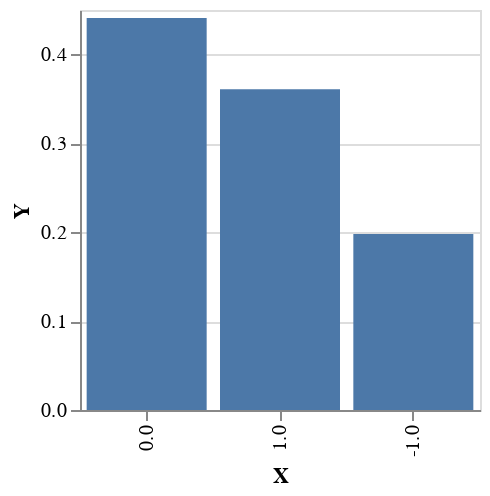

Here is the notebook cell this chart was saved with:
### Code cell
plotVega (first (pack . show) <$> inferredDistribution)

### Figure 1 — Vega-Lite specification as saved in the notebook (floating-point values rounded to 4 significant figures)
{"$schema": "https://vega.github.io/schema/vega-lite/v4.json", "data": {"values": [{"X": "0.0", "Y": 0.4409}, {"X": "1.0", "Y": 0.361}, {"X": "-1.0", "Y": 0.1981}]}, "encoding": {"x": {"field": "X", "sort": ["0.0", "1.0", "-1.0"], "type": "nominal"}, "y": {"field": "Y", "type": "quantitative"}}, "height": 200, "mark": "bar", "width": 200}
